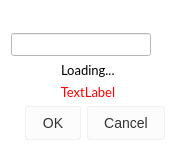
<?xml version="1.0" encoding="UTF-8"?>
<ui version="4.0">
 <class>RenameDialog</class>
 <widget class="QDialog" name="RenameDialog">
  <property name="geometry">
   <rect>
    <x>0</x>
    <y>0</y>
    <width>176</width>
    <height>136</height>
   </rect>
  </property>
  <property name="styleSheet">
   <string notr="true">*{
background-color: white;
}

QLabel
{
    font-family: Lato;
    font-size: 13px;
    line-height: 16px;
}


</string>
  </property>
  <layout class="QVBoxLayout" name="verticalLayout">
   <item alignment="Qt::AlignHCenter">
    <widget class="QLabel" name="message">
     <property name="styleSheet">
      <string notr="true"/>
     </property>
     <property name="text">
      <string/>
     </property>
    </widget>
   </item>
   <item>
    <widget class="QWidget" name="fileContainer" native="true">
     <property name="styleSheet">
      <string notr="true">QLabel
{
    font-family: Lato Bold;
    font-size: 13px;
    line-height: 16px;
}

QLineEdit
{
    font-size: 13px;
    line-height: 16px;
}</string>
     </property>
     <layout class="QHBoxLayout" name="horizontalLayout">
      <property name="leftMargin">
       <number>0</number>
      </property>
      <property name="topMargin">
       <number>0</number>
      </property>
      <property name="rightMargin">
       <number>0</number>
      </property>
      <property name="bottomMargin">
       <number>0</number>
      </property>
      <item>
       <widget class="QLineEdit" name="leEditor">
        <property name="alignment">
         <set>Qt::AlignRight|Qt::AlignTrailing|Qt::AlignVCenter</set>
        </property>
       </widget>
      </item>
      <item>
       <widget class="QLabel" name="extension">
        <property name="text">
         <string/>
        </property>
       </widget>
      </item>
     </layout>
    </widget>
   </item>
   <item alignment="Qt::AlignHCenter">
    <widget class="QLabel" name="loadingLabel">
     <property name="styleSheet">
      <string notr="true"/>
     </property>
     <property name="text">
      <string>Loading...</string>
     </property>
    </widget>
   </item>
   <item>
    <widget class="QLabel" name="errorMessage">
     <property name="styleSheet">
      <string notr="true">color: red;
</string>
     </property>
     <property name="text">
      <string>TextLabel</string>
     </property>
     <property name="alignment">
      <set>Qt::AlignCenter</set>
     </property>
    </widget>
   </item>
   <item>
    <spacer name="verticalSpacer">
     <property name="orientation">
      <enum>Qt::Vertical</enum>
     </property>
     <property name="sizeHint" stdset="0">
      <size>
       <width>40</width>
       <height>40</height>
      </size>
     </property>
    </spacer>
   </item>
   <item alignment="Qt::AlignRight">
    <widget class="QDialogButtonBox" name="buttonBox">
     <property name="cursor">
      <cursorShape>PointingHandCursor</cursorShape>
     </property>
     <property name="styleSheet">
      <string notr="true">*{
background-color: #333333;
}

QPushButton
{
   font-size:14px;
   background-color: #FCFCFC;
   color: #333333;
   border-radius:3px;
   border: 1px solid rgba(0,0,0,0.05);
   padding-left: 16px;
   padding-right: 16px;
   height: 32px;
}</string>
     </property>
     <property name="orientation">
      <enum>Qt::Horizontal</enum>
     </property>
     <property name="standardButtons">
      <set>QDialogButtonBox::Cancel|QDialogButtonBox::Ok</set>
     </property>
    </widget>
   </item>
  </layout>
 </widget>
 <resources/>
 <connections/>
</ui>
